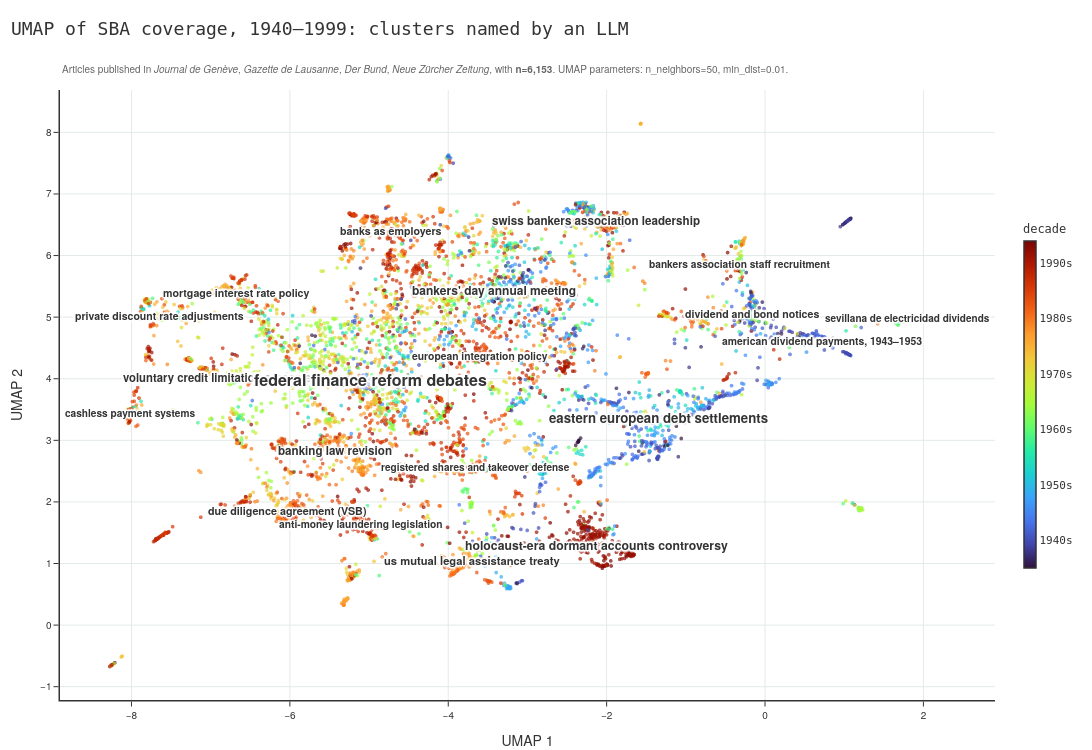

Notebook source saved alongside this figure:
### Markdown cell above
## 8. The labelled map

The same map as in stage 4, now with the clusters' names written on it. Each label sits on the article closest to its cluster's centre, and its size grows with the size of the cluster. Hover over a dot to see which cluster it belongs to.

### Code cell
pts = prepare_points(dfc, cluster_names=dfc["cluster_label"])
anchors = cluster_label_anchors(pts, labels)

fig_lab = make_figure(pts, anchors, title="UMAP of SBA coverage, 1940–1999: clusters named by an LLM")
fig_lab.show()
